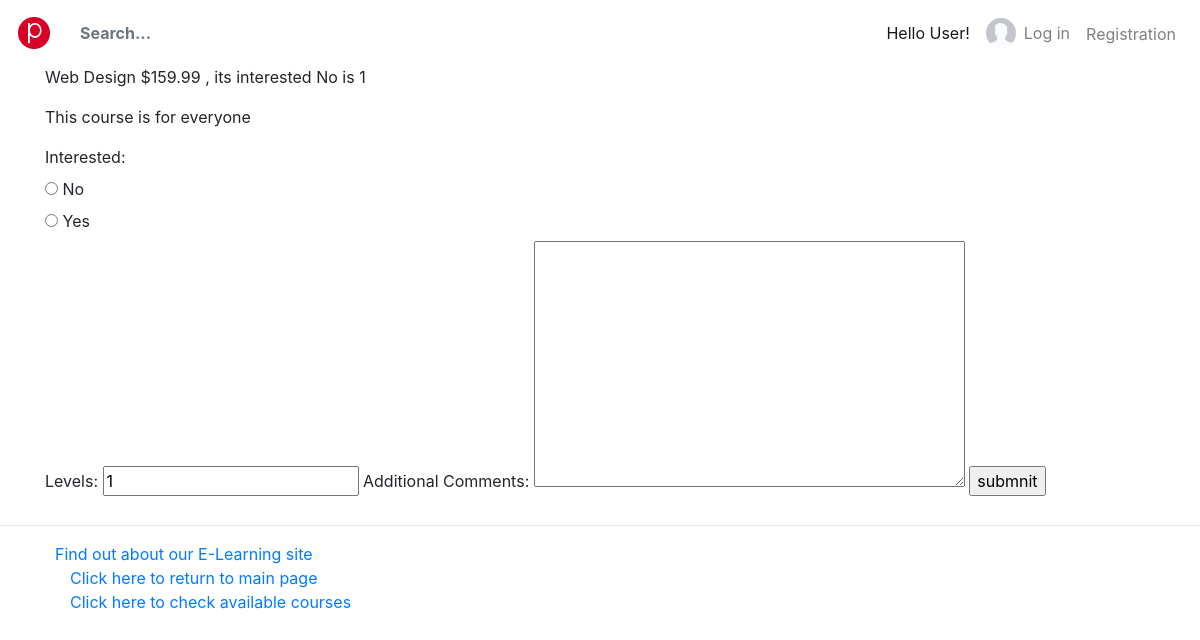
The app's page /myapp/courses/9, older data.
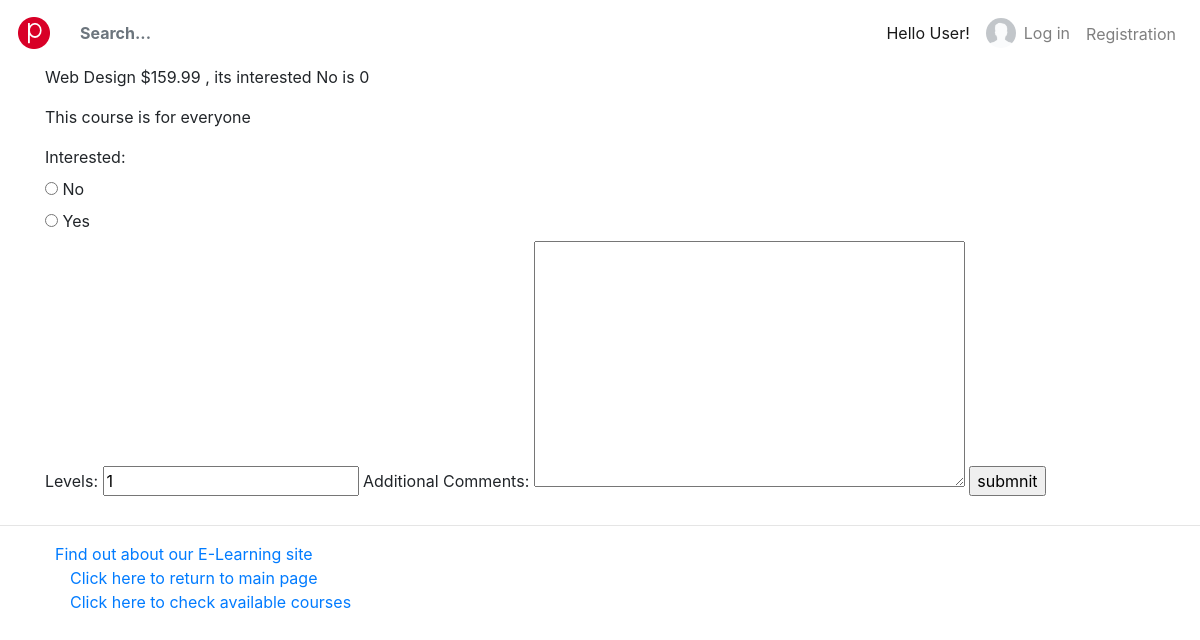
The same page, newer data.
### myapp/models.py (models this page shows, shortened)
class Course(models.Model):
    topic = models.ForeignKey(Topic, related_name='courses', on_delete=models.CASCADE)
    name = models.CharField(max_length=200)
    price = models.DecimalField(max_digits=10, decimal_places=2, validators=[validate_price])
    for_everyone = models.BooleanField(default=True)
    description = models.TextField(max_length=300, null=True, blank=True)
    interested = models.PositiveIntegerField(default=0)
    stages = models.PositiveIntegerField(default=3)

### myapp/views.py (the view)
# urls.py: path(r'courses/<int:course_no>', views.course_detail, name="course_detail"),
def course_detail(request, course_no):
    course = get_object_or_404(Course, id=course_no)
    if request.method == "POST":
        form = InterestForm(request.POST)
        if form.is_valid():
            course.interested = course.interested + 1
            course.save()
            return courses(request)
    else:
        form = InterestForm()
    return render(request, 'myapp/course_detail.html', {'form': form, 'course': course})

### myapp/forms.py
class InterestForm(forms.Form):
    interested = forms.ChoiceField(widget=forms.RadioSelect, choices=[(0, 'No'), (1, 'Yes')])
    levels = forms.IntegerField(initial=1)
    comments = forms.CharField(widget=forms.Textarea(), label='Additional Comments', required=False)

### myapp/templates/myapp/course_detail.html (shortened to what this page needs)
{% extends 'Myapp/base.html' %}
{% block body_block %}
    <p>{{ course.name }}   ${{ course.price }} , its interested No is {{ course.interested }}</p>
    {% if course.for_everyone %}
        <p>This course is for everyone</p>
    {% else %}
        <p>This course is not for everyone</p>
    {% endif %}
        <form action="" method="post">
            {{ form }}
            <input type = "submit" value="submnit" />
        </form>
{% endblock %}

### myapp/templates/myapp/base.html (shortened to what this page needs)
<!DOCTYPE html>
<html lang="en">
{% load static %}
<head>
    <link rel="stylesheet" type="text/css" href="{% static 'myapp/style.css' %}"/>
    <link rel="stylesheet" href="{% static 'myapp/css/bootstrap.min.css' %}">
    <link rel="stylesheet" href="https://cdn.jsdelivr.net/npm/bootstrap-icons@1.5.0/font/bootstrap-icons.min.css"
>
    <link rel="stylesheet" href="https://use.fontawesome.com/releases/v5.15.3/css/all.css"
          media="all" type="text/css">
    <link rel="stylesheet" href="{% static 'myapp/css/fileinput.min.css' %}" media="all" type="text/css">
</head>
<body>
<nav class="navbar navbar-expand-lg navbar-light bg-white">
    <a class="navbar-brand font-weight-bolder mr-3" href="{% url 'myapp:index' %}"><img
            src="{% static 'myapp/img/logo.png' %}"></a>
    <div class="collapse navbar-collapse" id="navbarsDefault">
        <ul class="navbar-nav mr-auto align-items-center">
            <form class="bd-search hidden-sm-down">
                <input type="text" class="form-control bg-graylight border-0 font-weight-bold" id="search-input"
                       placeholder="Search..." autocomplete="off">
            </form>
        </ul>
        <ul class="navbar-nav ml-auto align-items-center">
            {% if request.user.is_authenticated %}
                <a class="nav-link active" href="{% url 'myapp:index' %}">Hello {{ request.user.username }}</a>
                <li class="nav-item">
                    <a class="nav-link" href="{% url 'myapp:profile_upload_page' %}"><img class="rounded-circle mr-2"
                                                                                     src="{% url 'myapp:request_profile' request.user.id %}"
                                                                                     width="30">
                        <span class="align-middle">{{ request.user.username }}</span></a>
                </li>
                <li class="nav-item">
                    <a class="nav-link" href="{% url 'myapp:logout' %}"><span class="align-middle">Log out</span></a>
                </li>
            {% else %}
                <a class="nav-link active" href="{% url 'myapp:index' %}">Hello User!</a>
                <li class="nav-item">
                    <a class="nav-link" href="{% url 'myapp:login' %}"><img class="rounded-circle mr-2"
                                                                            src="{% static 'myapp/img/av.png' %}"
                                                                            width="30"><span
                            class="align-middle">Log in</span></a>
                </li>
                <li class="nav-item">
                    <a class="nav-link" href="{% url 'myapp:register' %}"><span class="align-middle">Registration</span></a>
                </li>
            {% endif %}
        </ul>
    </div>
</nav>
<main role="main">
    <div class="container mb-4">
        {% block body_block %}*** {% endblock %}
    </div>
    <hr />
    <div>
        <ul>
            <li class="hbar1"><a href="{% url 'myapp:about' %}">Find out about our E-Learning site</a><br></li>
            <li class="hbar1"><a href="{% url 'myapp:index' %}">Click here to return to main page</a><br/></li>
            <li class="hbar1"><a href="{% url 'myapp:courses' %}">Click here to check available courses</a><br/></li>
        </ul>
    </div>
</main>
</body>

### myapp/static/myapp/style.css (style rules this page uses)
.hbar1 { display: inline; margin: 15px; }

Row changes from the older to the newer data that the page shows:
changed Course "Web Design": interested "1" → "0"
